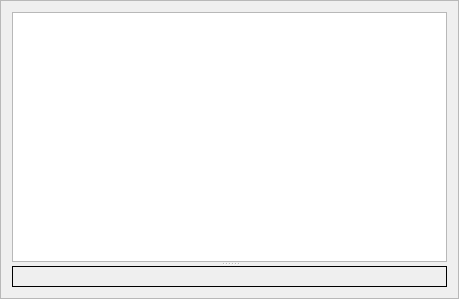
<?xml version="1.0" encoding="UTF-8"?>
<ui version="4.0">
 <class>Frame</class>
 <widget class="QFrame" name="Frame">
  <property name="geometry">
   <rect>
    <x>0</x>
    <y>0</y>
    <width>459</width>
    <height>299</height>
   </rect>
  </property>
  <property name="windowTitle">
   <string>Frame</string>
  </property>
  <property name="frameShape">
   <enum>QFrame::StyledPanel</enum>
  </property>
  <property name="frameShadow">
   <enum>QFrame::Raised</enum>
  </property>
  <layout class="QHBoxLayout" name="horizontalLayout">
   <item>
    <widget class="QSplitter" name="splitter">
     <property name="orientation">
      <enum>Qt::Vertical</enum>
     </property>
     <widget class="QTreeView" name="treeView"/>
     <widget class="QLabel" name="plot">
      <property name="frameShape">
       <enum>QFrame::Panel</enum>
      </property>
      <property name="text">
       <string/>
      </property>
     </widget>
    </widget>
   </item>
  </layout>
 </widget>
 <resources/>
 <connections/>
</ui>
